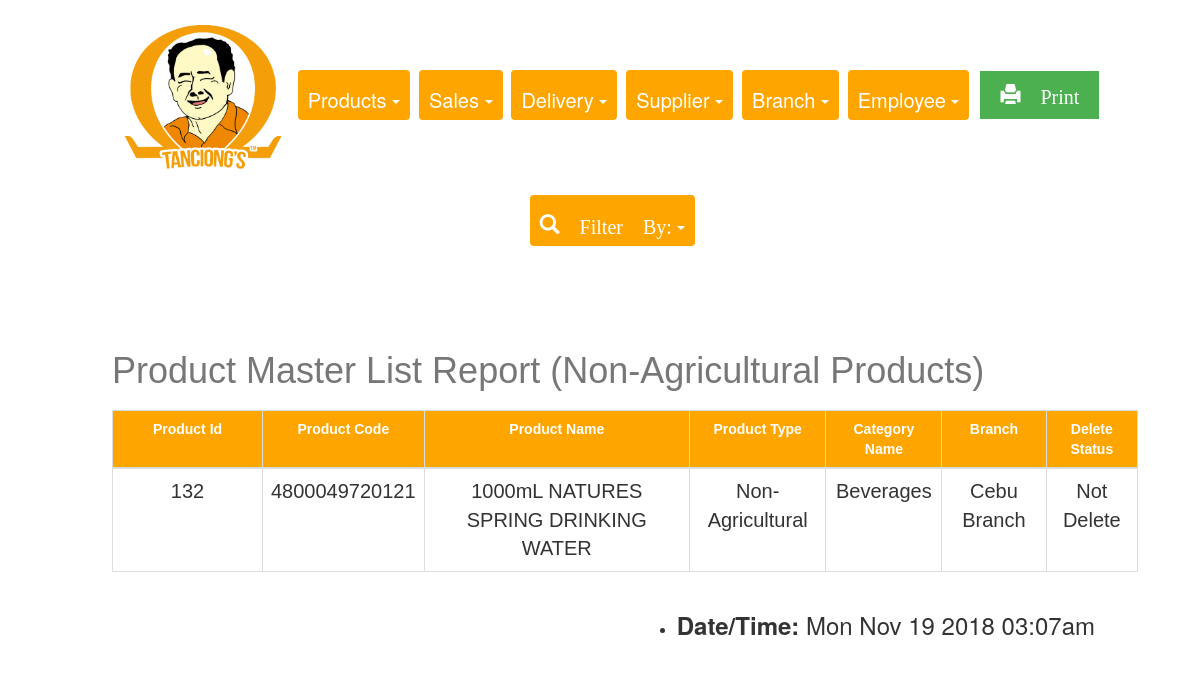
Page /REPORTS/nonAgriculturalProduct.php on the committed database.
### tables this page shows
CREATE TABLE `product` (
  `product_id` int(11) NOT NULL,
  `product_code` bigint(20) DEFAULT NULL,
  `product_name` varchar(255) DEFAULT NULL,
  `product_type` tinyint(1) DEFAULT NULL,
  `standard_cost` float(255,2) DEFAULT NULL,
  `markup_cost` varchar(5) NOT NULL,
  `list_price` float(255,2) AS (standard_cost + markup_cost) VIRTUAL,
  `branch_id` int(11) DEFAULT NULL,
  `category_id` int(11) DEFAULT NULL,
  `deleteStatus` tinyint(4) DEFAULT NULL
);

CREATE TABLE `category` (
  `category_id` int(11) NOT NULL,
  `category_name` varchar(50) DEFAULT NULL,
  `description` varchar(255) DEFAULT NULL
);

CREATE TABLE `branch` (
  `branch_id` int(11) NOT NULL,
  `branch_name` varchar(50) DEFAULT NULL
);

### REPORTS/nonAgriculturalProduct.php (the view, shortened to what this page needs)
<!DOCTYPE html>
<html>
<head>
  <link rel="stylesheet" href="https://maxcdn.bootstrapcdn.com/bootstrap/3.3.7/css/bootstrap.min.css">
  <link rel="stylesheet" type="text/css" href="report.css">
</head>
<body>
<center>
<div class="container-fluid1">
<div class= "choices">
<img class="img1" src="pic.png">
<div class="btn-group">
  <a class="btn dropdown-toggle" data-toggle="dropdown">
   Products
    <span class="caret"></span>
  </a>
</div>
<div class="btn-group">
  <a class="btn dropdown-toggle" data-toggle="dropdown">
    Sales
    <span class="caret"></span>
  </a>
</div>
<div class="btn-group">
  <a class="btn dropdown-toggle" data-toggle="dropdown">
   Delivery
    <span class="caret"></span>
  </a>
</div>
<div class="btn-group">
  <a class="btn dropdown-toggle" data-toggle="dropdown">
   Supplier
    <span class="caret"></span>
  </a>
</div>
<div class="btn-group">
  <a class="btn dropdown-toggle" data-toggle="dropdown">
 Branch
    <span class="caret"></span>
  </a>
</div>
<div class="btn-group">
  <a class="btn dropdown-toggle" data-toggle="dropdown">
   Employee
    <span class="caret"></span>
  </a>
</div>
<div class="btn-group">
  <a class="button" href="productNonAgriPrint.php"  target="_blank"><span class="glyphicon glyphicon-print"> Print</span>
  </a>
</div>
</div>
<div class="btn-group">
  <a class="btn dropdown-toggle" data-toggle="dropdown"><span class="glyphicon glyphicon-search"> Filter By:</span>
    <span class="caret"></span>
  </a>
</div>
<div class="container">
<?php
                    require_once 'connection.php'; ?>
                    <br><br><br>
                    <?php
                   $sql = "SELECT   product.product_id, product.product_code, product.product_name, category.category_id, category.category_name, branch.branch_id, product.deleteStatus, branch.branch_name, product.product_type,
                   CASE WHEN product.deleteStatus = 1 THEN 'Deleted' ELSE 'Not Delete' END AS deleteStatus,
                   CASE WHEN product.product_type = 1 THEN 'Non-Agricultural' ELSE 'Agricultural' END AS product_type
                    FROM product, category, branch
                    WHERE product.branch_id =branch.branch_id AND product.category_id= category.category_id
                    AND product.product_type =1
                    ORDER BY product_id ASC";
                    if($result = mysqli_query($conn, $sql)){
                        if(mysqli_num_rows($result) > 0){
                            echo "<center><table class='table'></center>";
                                echo "<thead>";
                                echo "<caption><h1>Product Master List Report (Non-Agricultural Products)</h1></caption>";
                                    echo "<tr style='width: 100px;'>";
                                        echo "<th style='width: 150px;'>Product Id</th>";
                                        echo "<th>Product Code</th>";
                                        echo "<th>Product Name</th>";
                                        echo "<th>Product Type</th>";
                                         echo "<th>Category Name</th>";
                                        echo "<th>Branch</th>";
                                        echo "<th>Delete Status</th>";
                                    echo "</tr>";
                                echo "</thead>";
                                echo "<tbody>";
                                while($row = mysqli_fetch_assoc($result)){
                                    echo "<tr>";
                                        echo "<td> ", "<center>". $row['product_id'] . "</center>", "</td>";
                                        echo "<td> ","<center>". $row['product_code'] . "</center>","</td>";
                                        echo "<td> ", "<center>". $row['product_name'] . "</center>","</td>";
                                        echo "<td>", "<center>". $row['product_type'] ."</center>", "</td>";
                                        echo "<td>", "<center>". $row['category_name'] ."</center>", "</td>";
                                        echo "<td> ", "<center>". $row['branch_name'] . "</center>", "</td>";
                                        echo "<td> ", "<center>". $row['deleteStatus'] . "</center>", "</td>";
                                    echo "</tr>";
                                }
                                echo "</tbody>";
                        } else{
                            echo "<p class='lead'><em>No records were found.</em></p>";
                        }
                    } else{
                        echo "ERROR: Could not able to execute $sql. " . mysqli_error($conn);
                    }
                    ?>
            <ul class=date>
     <li><h3><b>Date/Time: </b><span id="date"></h3></li>
</ul>
</div>
</div>
</center>
</body>
</html>

### REPORTS/report.css (style rules this page uses)
body { padding-left: 20px; padding-bottom: 30px; padding-top: 0px; }
.container-fluid1 { padding: 5px 20px; padding-top: 10px; }
.btn-group { padding-left: 5px; padding-right: 0px; padding-top: 15px; padding-bottom:15px; }
.btn { background-color: orange; color: white; padding-top: 16px; padding-left: 16px; padding-right: 10px; font-size: 20px; border: none; padding-left: 10px; }
.img1 { width: 170px; }
.table { font-family: "Trebuchet MS", Arial, Helvetica, sans-serif; border-collapse: collapse; margin-left: auto; margin-right: auto; width: 90%; }
.table td, .table th { border: 1px solid #ddd; padding-left: 12px; padding-right: 12px; padding-bottom: 5px; padding-top:12px; font-size: 20px; }
.table th { padding-top: 20px; padding-bottom: 20px; padding-right: 12px; padding-left: 12px; text-align: center; background-color:#ffa500; color: white; font-size: 14px; }
.date { float: right; padding-right:100px; padding-bottom: 0px; font-size: 14px; }
h1 { padding-top: 2px; padding-bottom: 2px; }
.button { background-color: #4CAF50; border: none; color: white; padding-top: 10px; padding-bottom: 10px; padding-right: 20px; padding-left: 20px; text-align: center; text-decoration: none; display: inline-block; font-size: 20px; margin: 4px 2px; cursor: pointer; }

### rows in the picture
product: product_id "132", product_code "4800049720121", product_name "1000mL NATURES SPRING DRINKING WATER", product_type "Non-Agricultural", category.category_name "Beverages", branch.branch_name "Cebu Branch", deleteStatus "Not Delete"
